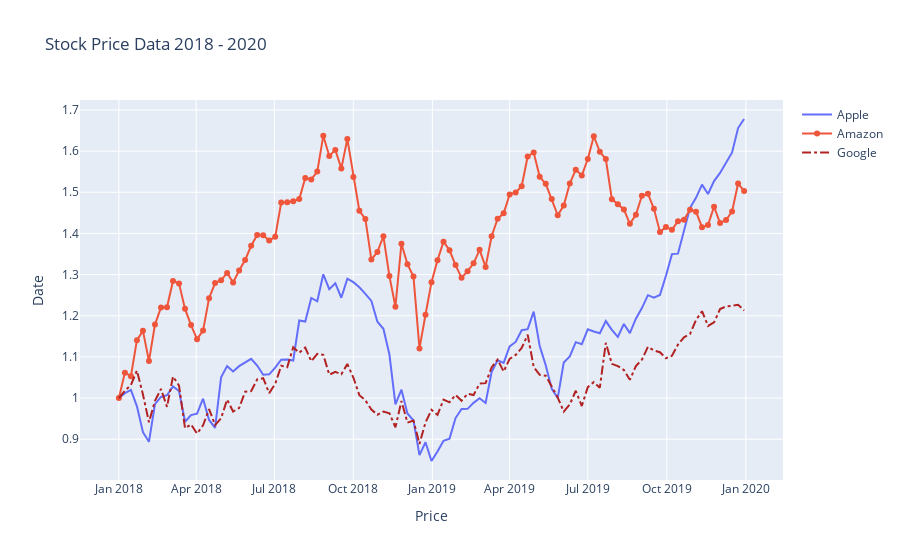

Notebook code for this chart:
### Code cell
fig = go.Figure()
fig.add_trace(go.Scatter(x = df_stocks.date, y = df_stocks.AAPL, mode = 'lines', 
                        name = 'Apple'))
fig.add_trace(go.Scatter(x = df_stocks.date, y = df_stocks.AMZN, mode = 'lines+markers', 
                        name = 'Amazon'))
fig.add_trace(go.Scatter(x = df_stocks.date, y = df_stocks.GOOG, mode = 'lines', 
                        name = 'Google', line = {'color': 'firebrick', 'width': 2,
                                                 'dash': 'dashdot'}))
fig.update_layout(title = 'Stock Price Data 2018 - 2020', xaxis_title = 'Price', 
                 yaxis_title = 'Date')
